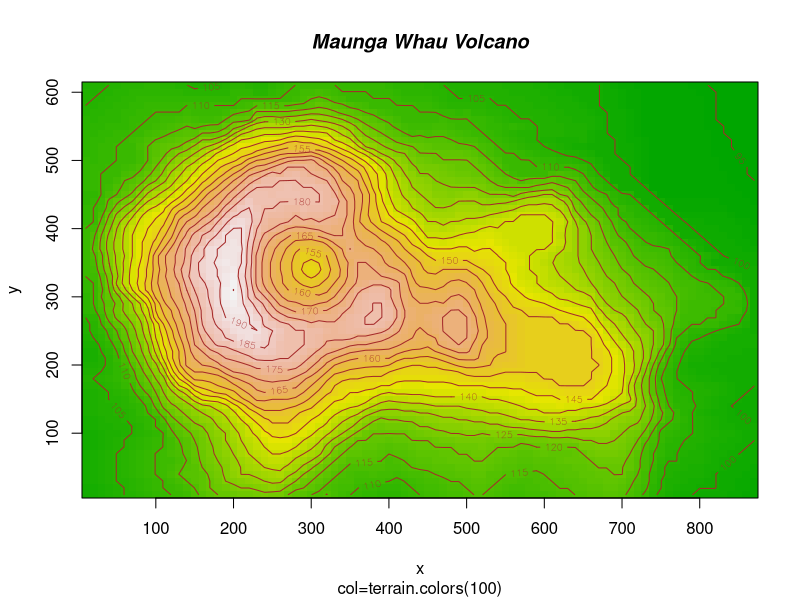
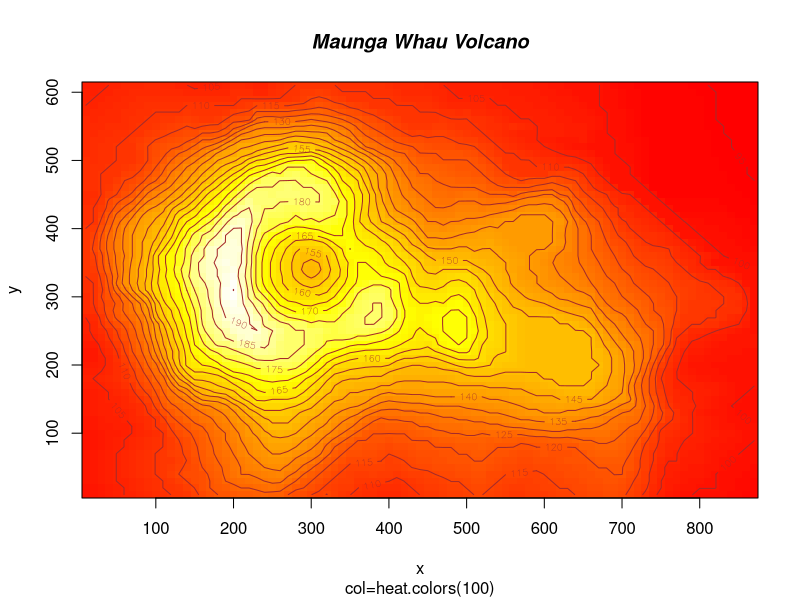
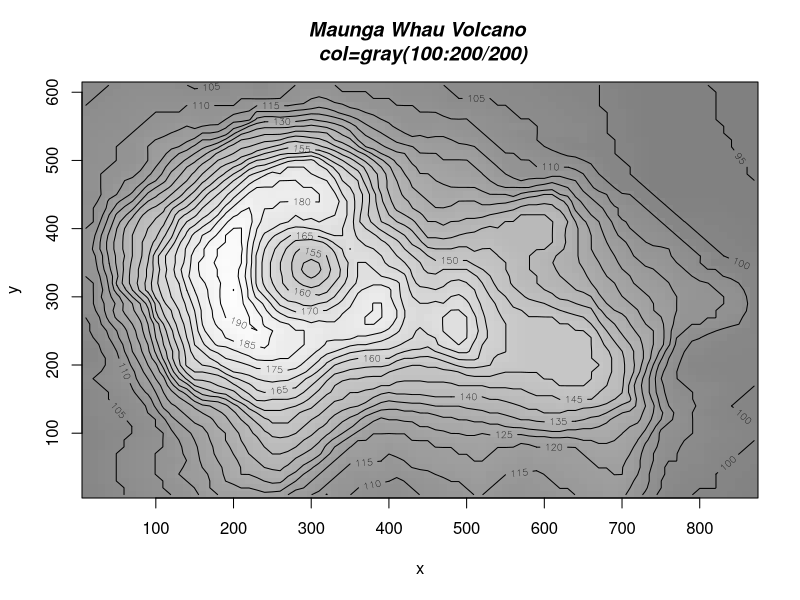
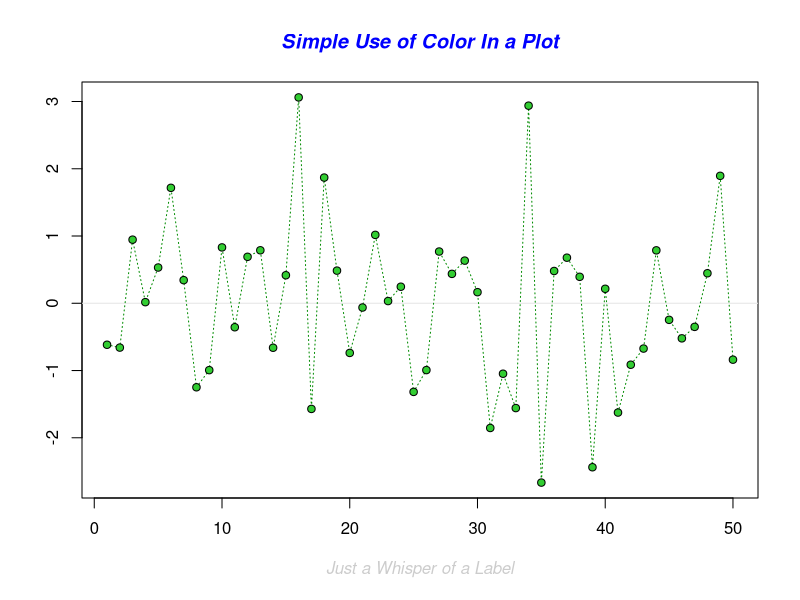
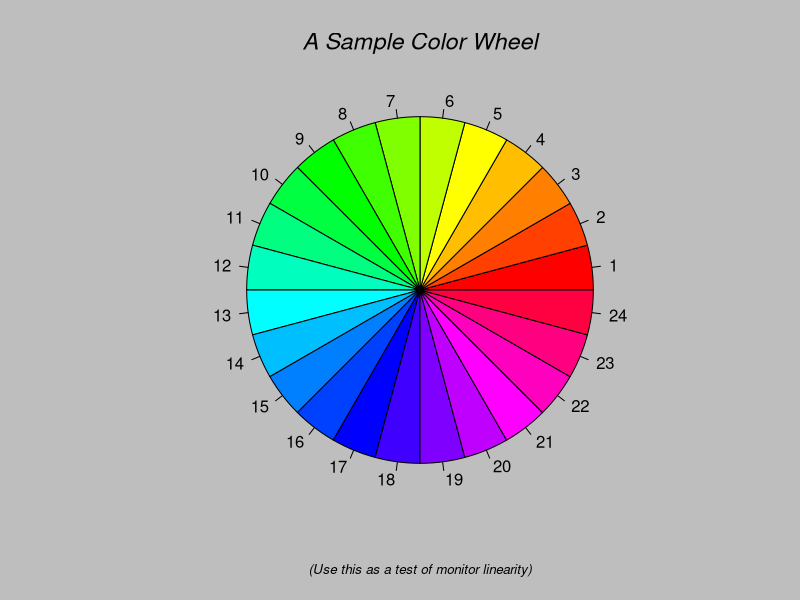
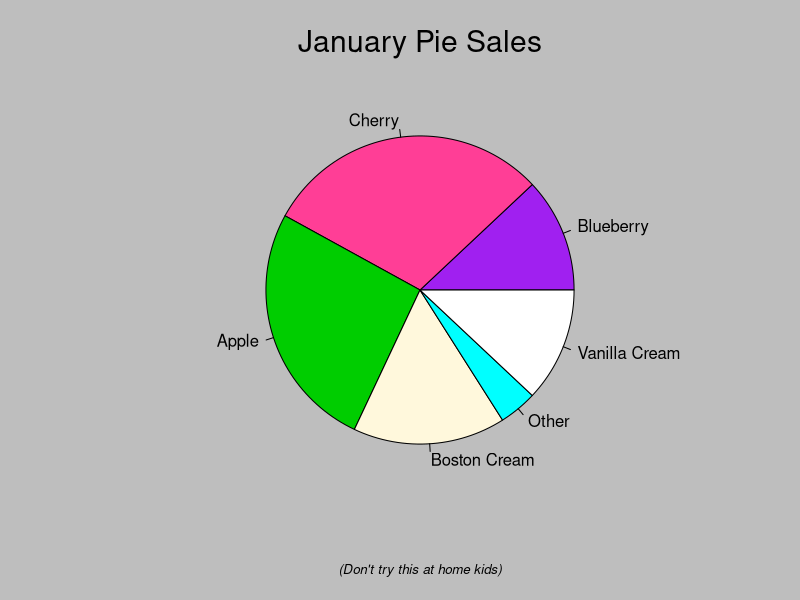
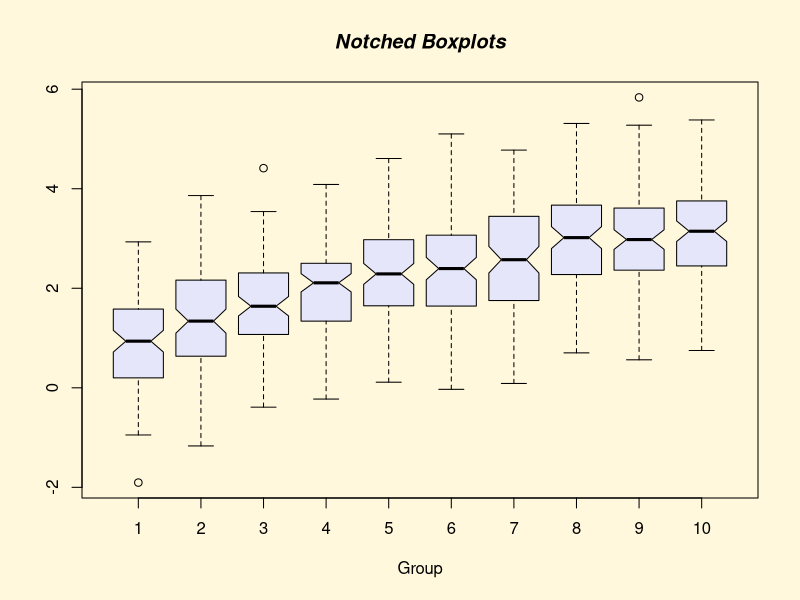
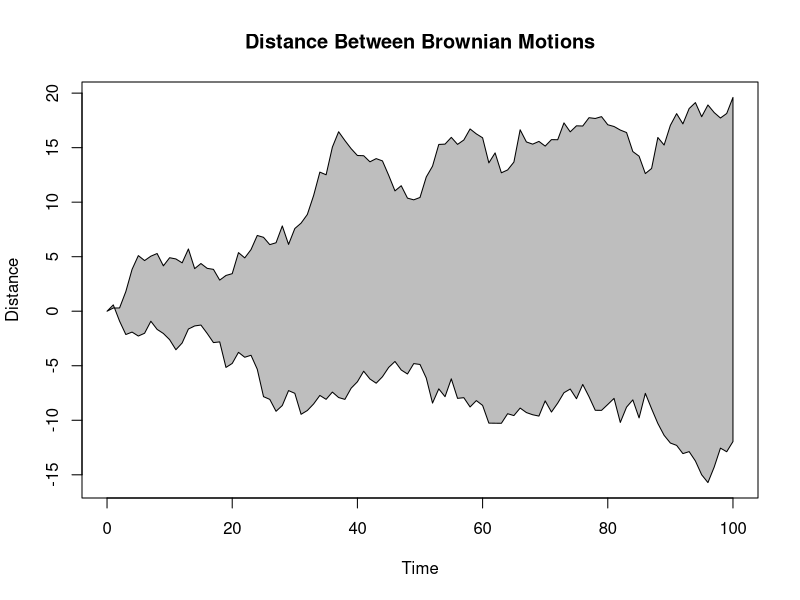

Source code (R) for these figures, in order: (Note: this script raises an error after producing the figures.)
## ---- chunk 1
knitr::opts_chunk$set(echo = TRUE)
## ---- chunk 2
demo()
## ---- chunk 3
demo(image)
## ---- chunk 4
demo(graphics)
## ---- chunk 5
hist(cars$speed)
## ---- chunk 6
hist(cars$speed,plot=FALSE)
## ---- chunk 7
hist(cars$speed, main="Car Speeds")
## ---- chunk 8
hist(cars$speed, main="Car Speeds",xlab="Speed",ylab = "Number",border="green",col="blue",labels=TRUE,ylim = c(0,25), xlim=c(0,30))
## ---- chunk 9
plot(cars)
## ---- chunk 10
plot(iris)
## ---- chunk 11
plot(iris[1:3])
## ---- chunk 12
plot(cars$speed)
## ---- chunk 13
plot(mpg ~ ., data=mtcars)
## ---- chunk 14
stem(cars$speed)
## ---- chunk 15
stem(cars$dist)
## ---- chunk 16
par(mgp=c(2,1,0), mar=c(3,3,1,1))
# Fit regression line
require(stats)
reg<-lm(dist ~ speed, data = cars)
coeff=coefficients(reg)
# equation of the line : 
eq = paste0("y = ", round(coeff[2],1), "*x ", round(coeff[1],1))
# plot
plot(cars, main=eq)
abline(reg, col="blue")
## ---- chunk 17
boxplot(mpg~cyl,data=mtcars, main="Car Milage Data",xlab="Number of Cyclinders",
        ylab="Miles Per Galllon")
## ---- chunk 18
clm <- c("mpg","wt","cyl")
summary(mtcars[clm])
## ---- chunk 19
d <- density(mtcars$mpg)
plot(d, main="Kernal Density Miles Per Gallon")
polygon(d, col="red",border="blue")
## ---- chunk 20
library(sm)


# create value labels 
cyl.f <- factor(mtcars$cyl, levels= c(4,6,8),
                labels = c("4 cylinder", "6 cylinder", "8 cylinder")) 

# plot densities 
sm.density.compare(mtcars$mpg, mtcars$cyl, xlab="Miles Per Gallon")
title(main="MPG Distribution by Car Cylinders")

# add legend via mouse click
colfill<-c(2:(2+length(levels(cyl.f)))) 
#this doesn't work-haven't had time to trouble shoot why
#legend(locator(1), levels(cyl.f), fill=colfill)
## ---- chunk 21
dotchart(mtcars$mpg,labels=row.names(mtcars),cex=.7,
         main="Gas Mileage for Car Models",xlab = "Miles Per Gallon")
## ---- chunk 22
library(car) 
scatterplot(mpg ~ wt | cyl, data=mtcars, 
  	xlab="Weight of Car", ylab="Miles Per Gallon", 
   main="Enhanced Scatter Plot", 
   labels=row.names(mtcars))
## ---- chunk 23
pairs(~mpg+disp+drat+wt,data=mtcars, 
   main="Simple Scatterplot Matrix")
